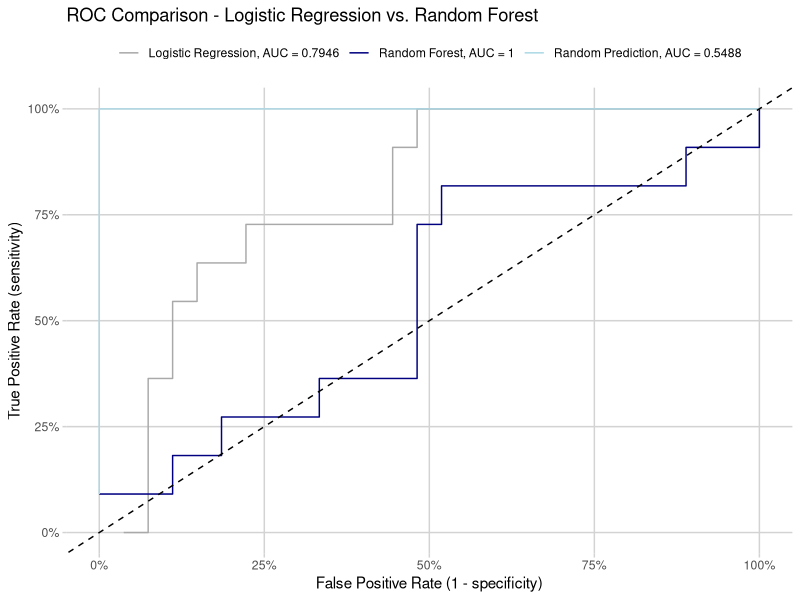

Source code (R):
## ---- chunk 1
library(ggplot2)
library(reshape2)
library(randomForest)
library(pROC)
library(scales)
library(knitr)

set.seed(8675309)

data("iris")
iris$versicolor <- ifelse(iris$Species == "versicolor", TRUE, FALSE)

train_set <- sample(1:nrow(iris), round(nrow(iris) * 0.75, 0))

train <- iris[train_set, ]
test <- iris[-train_set, ]

log_reg <- glm(factor(versicolor) ~ Sepal.Length + Sepal.Width + Petal.Length + 
                   Petal.Width, family = "binomial", data = train)
rand_for <- randomForest(factor(versicolor) ~ Sepal.Length + Sepal.Width + 
                             Petal.Length + Petal.Width, data = train,
                         ntree = 5000, importance = TRUE)

test$pred_log <- predict(log_reg, test[, c("Sepal.Length", "Sepal.Width", 
                                           "Petal.Length", "Petal.Width")], 
                         type = "response")
test$pred_rf_mat <- predict(rand_for, test[, c("Sepal.Length", "Sepal.Width", 
                                           "Petal.Length", "Petal.Width")], 
                        type = "prob")

test$pred_rf <- test$pred_rf_mat[, 2]

test$pred_rand <- runif(nrow(test))

test_dat <- melt(test, id.vars = "versicolor", 
                    measure.vars = c("pred_log", "pred_rf", "pred_rand"))

rf_tab <- test_dat[test_dat$variable == "pred_log", ]
rf_tab <- rf_tab[order(rf_tab$value, decreasing = TRUE), ]
rf_tab$variable <- NULL
names(rf_tab) <- c("Actual", "Predicted")

kable(head(rf_tab), row.names = FALSE)
## ---- chunk 2
rf_tab$order <- 1:nrow(rf_tab)
cut <- 1

tn <- nrow(rf_tab[rf_tab$Actual == FALSE & 
                       ifelse(rf_tab$order <= cut, 1, 0) == 0, ])
fn <- nrow(rf_tab[rf_tab$Actual == TRUE & 
                                ifelse(rf_tab$order <= cut, 1, 0) == 0, ])
tp <- nrow(rf_tab[rf_tab$Actual == TRUE & 
                                ifelse(rf_tab$order <= cut, 1, 0) == 1, ])
fp <- nrow(rf_tab[rf_tab$Actual == FALSE & 
                                ifelse(rf_tab$order <= cut, 1, 0) == 1, ])
        
sensitivity <- tp / (tp + fn)
specificity <- tn / (fp + tn)
        
tpr <- sensitivity
fpr <- 1 - specificity

tmp <- data.frame(Iteration = cut,
                  TPR = tpr,
                  FPR = fpr,
                  Sensitivity = sensitivity,
                  Specificity = specificity,
                  `True Positive` = tp,
                  `False Positive` = fp,
                  `True Negative` = tn,
                  `False Negative` = fn)

kable(tmp, row.names = FALSE)
## ---- chunk 3
roc_dat <- data.frame()

for(predictor in unique(test_dat$variable)){
    sub_dat <- test_dat[test_dat$variable == predictor, ]
    sub_dat <- sub_dat[order(sub_dat$value, decreasing = TRUE), ]
    sub_dat$order <- 1:nrow(sub_dat)
    
    for(cut in 1:nrow(sub_dat)) {
        tn <- nrow(sub_dat[sub_dat$versicolor == FALSE & 
                                ifelse(sub_dat$order <= cut, 1, 0) == 0, ])
        fn <- nrow(sub_dat[sub_dat$versicolor == TRUE & 
                                ifelse(sub_dat$order <= cut, 1, 0) == 0, ])
        tp <- nrow(sub_dat[sub_dat$versicolor == TRUE & 
                                ifelse(sub_dat$order <= cut, 1, 0) == 1, ])
        fp <- nrow(sub_dat[sub_dat$versicolor == FALSE & 
                                ifelse(sub_dat$order <= cut, 1, 0) == 1, ])
        
        sensitivity <- tp / (tp + fn)
        specificity <- tn / (fp + tn)
        
        tpr <- sensitivity
        fpr <- 1 - specificity
        
        act <- sub_dat$versicolor[sub_dat$order == cut]
        pred <- sub_dat$value[sub_dat$order == cut]
        
        tmp_dat <- data.frame(actual = act,
                              prediction = pred,
                              model = predictor, 
                              cut_point = cut,
                              true_pos_rate = tpr,
                              false_pos_rate = fpr,
                              sensitivity = sensitivity,
                              specificity = specificity,
                              true_neg = tn,
                              true_pos = tp,
                              false_neg = fn,
                              false_pos = fp)
        
        roc_dat <- rbind(roc_dat, tmp_dat)
    }
}

disp_tab <- roc_dat[1:6, ]
disp_tab$model <- "Logistic Regression"
names(disp_tab) <- c("Actual Outcome", "Predicted Outcome", "Model", "Rank",
                     "True Positive Rate", "False Positive Rate", "Sensitivity",
                     "Specificity", "True Negative", "True Positive", 
                     "False Negative", "False Positive")
kable(disp_tab, row.names = FALSE)
## ---- chunk 4
roc_dat_log <- roc(test_dat$versicolor[test_dat$variable == "pred_log"], 
                   test_dat$value[test_dat$variable == "pred_log"])

roc_dat_rf <- roc(test_dat$versicolor[test_dat$variable == "pred_rf"], 
                  test_dat$value[test_dat$variable == "pred_rf"])

roc_dat_rand <- roc(test_dat$versicolor[test_dat$variable == "pred_rand"], 
                    test_dat$value[test_dat$variable == "pred_rand"])

ggplot(roc_dat, aes(x = false_pos_rate, y = true_pos_rate, group = model, 
                    color = model)) + 
    geom_line() + 
    geom_abline(intercept = 0, slope = 1, linetype = "dashed") + 
    scale_color_manual(values = c("dark gray", "navy", "light blue"),
                       labels = c(paste0("Logistic Regression, AUC = ",
                                         round(as.numeric(roc_dat_log$auc), 4)),
                                  paste0("Random Forest, AUC = ",
                                         round(as.numeric(roc_dat_rf$auc), 4)),
                                  paste0("Random Prediction, AUC = ",
                                         round(as.numeric(roc_dat_rand$auc), 4)))) + 
    theme(panel.background = element_blank(), 
          panel.grid.major = element_line("light gray"), 
          axis.ticks = element_line("light gray"),
          legend.position = "top", legend.title = element_blank()) + 
    scale_y_continuous(labels = percent_format()) + 
    scale_x_continuous(labels = percent_format()) + 
    ggtitle("ROC Comparison - Logistic Regression vs. Random Forest") + 
    xlab("False Positive Rate (1 - specificity)") +
    ylab("True Positive Rate (sensitivity)")

